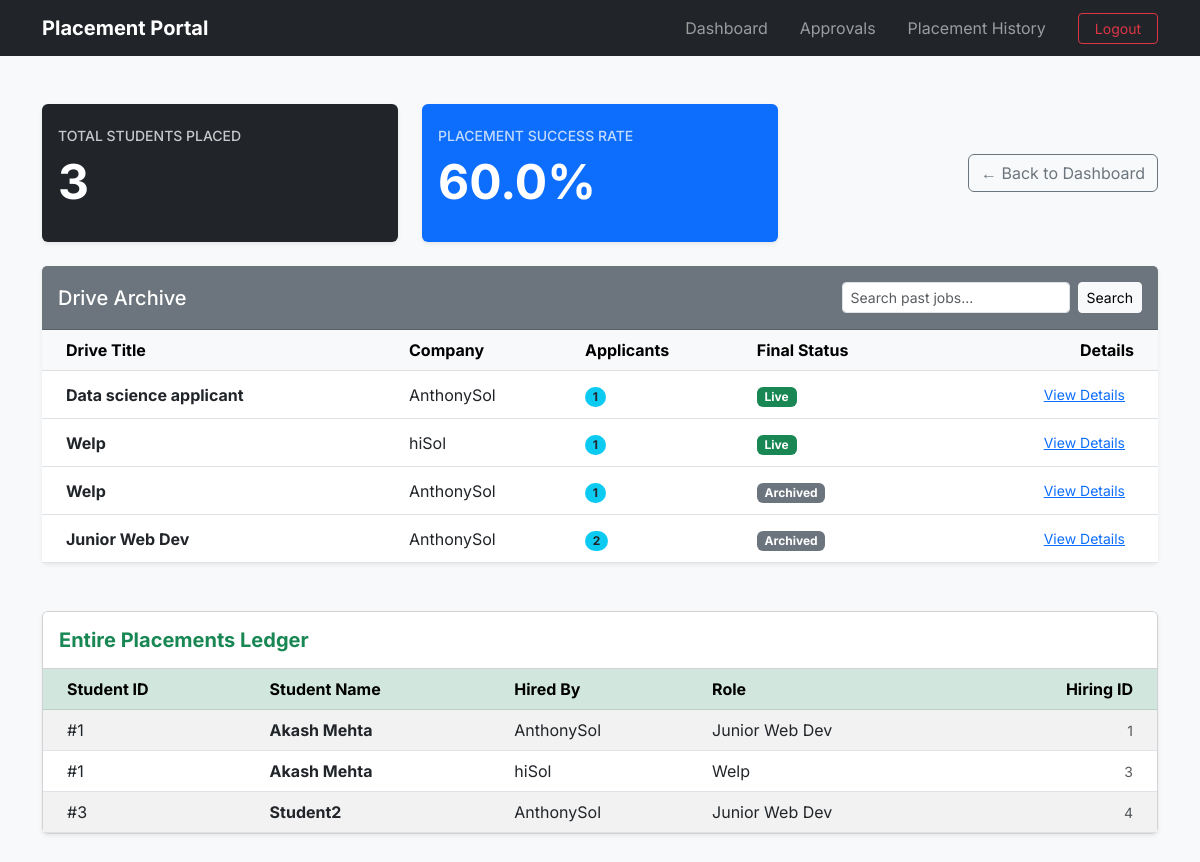
/admin/history/ (signed in), run on an earlier commit of the app's database.
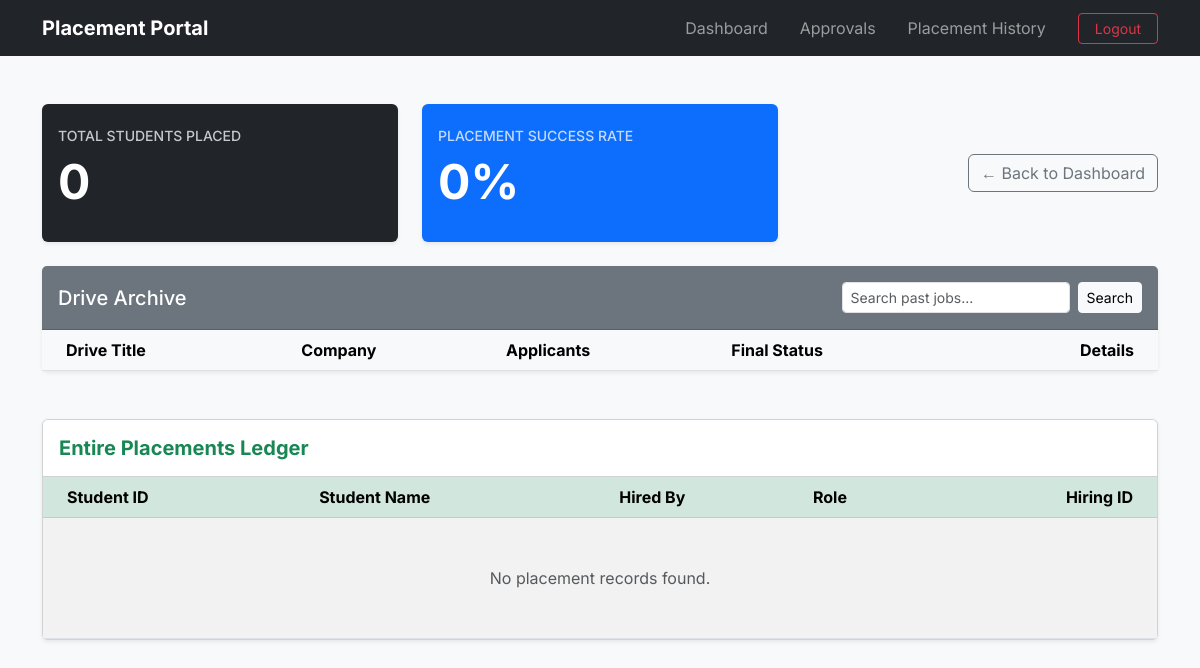
And on a later commit of the database.
### application/models.py (models this page shows)
class PlacementDrive(db.Model):
    __tablename__="placement_drives"
    id=db.Column(db.Integer(),primary_key=True)
    company_id=db.Column(db.Integer(),db.ForeignKey("companies.id"),nullable=False)
    job_title=db.Column(db.String(200),nullable=False)
    job_description=db.Column(db.Text(),nullable=False)
    job_location=db.Column(db.String(200),nullable=False)
    eligibility_CGPA=db.Column(db.Float(),nullable=False)
    eligibility_criteria_others=db.Column(db.Text(),nullable=True)
    deadline=db.Column(db.DateTime(),nullable=False)
    status=db.Column(db.String(30),default='Pending') #Pending, Approved, Denied or Closed. Will be done by Admin
    allowed_branches=db.Column(db.Text(),nullable=False)
    allowed_years=db.Column(db.Text(),nullable=False)
    created_at=db.Column(db.DateTime(),default=datetime.now)
    company=db.relationship("Company",back_populates="drives") #Child side
    applications=db.relationship("Application",back_populates="drive",cascade="all,delete-orphan") #Parent side

class Company(db.Model):
    __tablename__="companies"
    id=db.Column(db.Integer(),primary_key=True)
    user_id=db.Column(db.Integer(),db.ForeignKey("users.id"),nullable=False)
    company_name=db.Column(db.String(200),nullable=False)
    hr_name=db.Column(db.String(100),nullable=True)
    hr_contact=db.Column(db.String(100),nullable=True)
    website=db.Column(db.String(200),nullable=True)
    is_approved=db.Column(db.Boolean(),default=False) # Until Admin toggles this on the company wont be approved and wont be shown in dashboard
    user=db.relationship("User",back_populates="company") #Child side
    drives=db.relationship("PlacementDrive",back_populates="company",cascade="all,delete-orphan") #Parent side

class Application(db.Model):
    __tablename__ = "applications"
    id = db.Column(db.Integer(), primary_key=True)
    student_id = db.Column(db.Integer(), db.ForeignKey("students.id"), nullable=False)
    drive_id = db.Column(db.Integer(), db.ForeignKey("placement_drives.id"), nullable=False)
    application_date = db.Column(db.DateTime(), default=datetime.now)
    status=db.Column(db.String(30),default='Applied') #Applied, Shortlisted, Selected, rejected
    student=db.relationship("Student",back_populates="applications")
    drive=db.relationship("PlacementDrive",back_populates="applications")
    __table_args__=(db.UniqueConstraint('student_id','drive_id',name='unique_application'),)

class Student(db.Model):
    __tablename__="students"
    id=db.Column(db.Integer(),primary_key=True)
    user_id=db.Column(db.Integer(),db.ForeignKey("users.id"),nullable=False)
    name=db.Column(db.String(100),nullable=False)
    college=db.Column(db.String(200),nullable=False)
    branch=db.Column(db.String(100),nullable=False)
    semester=db.Column(db.String(10),nullable=False)
    cgpa=db.Column(db.Float(),nullable=False)
    resume_path=db.Column(db.String(400)) #This will store the file path of where the resume is stored
    user=db.relationship("User",back_populates="student") #Child side
    applications=db.relationship("Application",back_populates="student",cascade="all,delete-orphan") #Parent side

### application/controllers.py (the view)
@app.route('/admin/history/')
def admin_history():
    if session.get('role')!='admin':
        return redirect(url_for('login'))
    q=request.args.get('q','')
    drive_query=PlacementDrive.query.order_by(PlacementDrive.created_at.desc())
    if q:
        drive_query=drive_query.filter(PlacementDrive.job_title.ilike(f'%{q}%'))
    historical_drives=drive_query.all()
    successful_placements=Application.query.filter_by(status='Shortlisted').all()
    total_applications=Application.query.count()
    placed_count=len(successful_placements)
    success_rate=((placed_count/total_applications)*100) if total_applications>0 else 0
    return render_template('admin_history.html',drives=historical_drives,placements=successful_placements,q=q,placed_count=placed_count,rate=round(success_rate,2))

### templates/admin_history.html (shortened to what this page needs)
{% extends 'base.html' %}
{% block content %}
<div class="container mt-4">
    <div class="row mb-4">
        <div class="col-md-4">
            <div class="card bg-dark text-white border-0 shadow-sm">
                <div class="card-body py-4">
                    <h6 class="text-uppercase small mb-2 opacity-75">Total Students Placed</h6>
                    <h2 class="display-5 fw-bold">{{ placed_count }}</h2>
                </div>
            </div>
        </div>
        <div class="col-md-4">
            <div class="card bg-primary text-white border-0 shadow-sm">
                <div class="card-body py-4">
                    <h6 class="text-uppercase small mb-2 opacity-75">Placement Success Rate</h6>
                    <h2 class="display-5 fw-bold">{{ rate }}%</h2>
                </div>
            </div>
        </div>
        <div class="col-md-4 text-end d-flex align-items-center justify-content-end">
            <a href="{{ url_for('admin_dashboard') }}" class="btn btn-outline-secondary">← Back to Dashboard</a>
        </div>
    </div>
    <div class="card shadow-sm border-0 mb-5">
        <div class="card-header bg-secondary text-white d-flex justify-content-between align-items-center py-3">
            <h5 class="mb-0">Drive Archive</h5>
            <form action="{{ url_for('admin_history') }}" method="GET" class="d-flex gap-2">
                <input type="text" name="q" class="form-control form-control-sm" placeholder="Search past jobs..." value="{{ q }}">
                <button type="submit" class="btn btn-sm btn-light">Search</button>
            </form>
        </div>
        <div class="card-body p-0">
            <table class="table table-hover align-middle mb-0">
                <thead class="table-light">
                    <tr>
                        <th class="ps-4">Drive Title</th>
                        <th>Company</th>
                        <th>Applicants</th>
                        <th>Final Status</th>
                        <th class="text-end pe-4">Details</th>
                    </tr>
                </thead>
                <tbody>
                    {% for drive in drives %}
                    <tr>
                        <td class="ps-4"><strong>{{ drive.job_title }}</strong></td>
                        <td>{{ drive.company.company_name }}</td>
                        <td><span class="badge rounded-pill bg-info text-dark">{{ drive.applications|length }}</span></td>
                        <td>
                            {% if drive.status == 'Approved' %}
                                <span class="badge bg-success">Live</span>
                            {% elif drive.status == 'Stopped' %}
                                <span class="badge bg-secondary">Archived</span>
                            {% else %}
                                <span class="badge bg-warning text-dark">{{ drive.status }}</span>
                            {% endif %}
                        </td>
                        <td class="text-end pe-4">
                            <a href="{{ url_for('admin_review_drive', drive_id=drive.id) }}" class="btn btn-sm btn-link">View Details</a>
                        </td>
                    </tr>
                    {% endfor %}
                </tbody>
            </table>
        </div>
    </div>
    <div class="card shadow-sm">
        <div class="card-header bg-white py-3">
            <h5 class="mb-0 text-success fw-bold">Entire Placements Ledger</h5>
        </div>
        <div class="card-body p-0">
            <table class="table table-striped align-middle mb-0">
                <thead class="table-success">
                    <tr>
                        <th class="ps-4">Student ID</th>
                        <th>Student Name</th>
                        <th>Hired By</th>
                        <th>Role</th>
                        <th class="text-end pe-4">Hiring ID</th>
                    </tr>
                </thead>
                <tbody>
                    {% for app in placements %}
                    <tr>
                        <td class="ps-4">#{{ app.student.id }}</td>
                        <td class="fw-bold">{{ app.student.name }}</td>
                        <td>{{ app.drive.company.company_name }}</td>
                        <td>{{ app.drive.job_title }}</td>
                        <td class="text-end pe-4 text-muted small">{{ app.id }}</td>
                    </tr>
                    {% else %}
                    <tr><td colspan="5" class="text-center py-5 text-muted">No placement records found.</td></tr>
                    {% endfor %}
                </tbody>
            </table>
        </div>
    </div>
</div>
{% endblock %}

### templates/base.html (shortened to what this page needs)
<!DOCTYPE html>
<html lang="en">
<head>
    <link href="https://cdn.jsdelivr.net/npm/bootstrap@5.3.0/dist/css/bootstrap.min.css" rel="stylesheet">
</head>
<body class="bg-light d-flex flex-column min-vh-100">
    <nav class="navbar navbar-expand navbar-dark bg-dark mb-4">
        <div class="container">
            <a class="navbar-brand fw-bold" href="{{ url_for('index') }}">Placement Portal</a>
            <ul class="navbar-nav ms-auto align-items-center">
                {% if session.get('user_id') %}
                    {% if session.get('role') == 'admin' %}
                        <li class="nav-item me-3"><a class="nav-link" href="{{ url_for('admin_dashboard') }}">Dashboard</a></li>
                        <li class="nav-item me-3"><a class="nav-link" href="{{ url_for('admin_approvals') }}">Approvals</a></li>
                        <li class="nav-item me-3"><a class="nav-link" href="{{ url_for('admin_history') }}">Placement History</a></li>
                    {% endif %}
                    <li class="nav-item ms-2">
                        <a class="btn btn-sm btn-outline-danger px-3" href="{{ url_for('logout') }}">Logout</a>
                    </li>
                {% endif %}
            </ul>
        </div>
    </nav>
    <main class="mb-5">
        {% block content %}{% endblock %}
    </main>
</body>
</html>

### templates/base.html (style rules this page uses)
body { font-family: 'Inter', sans-serif; }

What changed in the data, as far as the page shows it:
removed PlacementDrive: job_title "Data science applicant", company.company_name "AnthonySol", applications|length "1", status "Live"
removed PlacementDrive: job_title "Welp", company.company_name "hiSol", applications|length "1", status "Live"
removed PlacementDrive: job_title "Welp", company.company_name "AnthonySol", applications|length "1", status "Archived"
removed PlacementDrive: job_title "Junior Web Dev", company.company_name "AnthonySol", applications|length "2", status "Archived"
removed Application: student.id "1", student.name "Akash Mehta", drive.company.company_name "AnthonySol", drive.job_title "Junior Web Dev", id "1"
removed Application: student.id "1", student.name "Akash Mehta", drive.company.company_name "hiSol", drive.job_title "Welp", id "3"
removed Application: student.id "3", student.name "Student2", drive.company.company_name "AnthonySol", drive.job_title "Junior Web Dev", id "4"
Also different on the page:
{{ placed_count }}: "3" → "0"
{{ rate }}: "60.0" → "0"
text now shown: "No placement records found."
